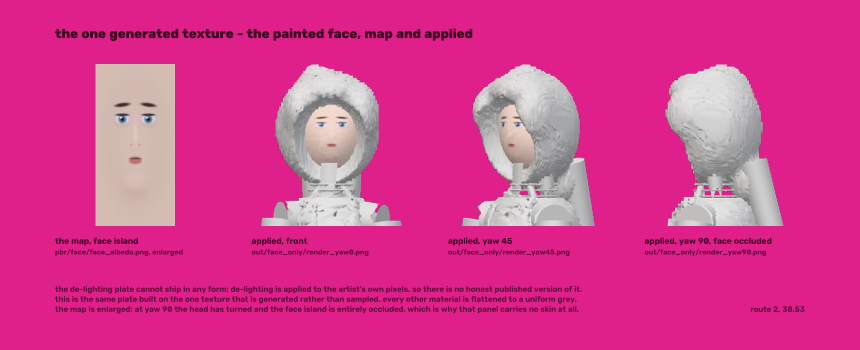
#> input picture images/board-painted-face.png, 1720 x 700 px, given in place of images, which was not available (shown at 1/2 size)
$ python boots_probe.py ../../../images
#> lines starting #> are read from the running program, lines starting #| are printed output that depends on the picture; after the words box and inside, x2 and y2 are one past the last pixel; in counts of white or black regions, pixels touching at a corner belong together; pictures that were not available may be replaced by others from this repository, and a replacement may not be noted
### tools/silhouette.py
"""Silhouette normalisation, run decomposition and shape metrics.

Shared by ``tools/compare.py``.  Nothing in here knows about renders or
reference panels -- it all works on a boolean mask and, optionally, the BGR
image behind it.

Everything downstream lives in one fixed canvas so that a pixel is the same
physical size in every view and in every round:

    figure height  = FIG_H px, always
    sole row       = BASE_Y - 1
    horizontal     = the mask's own centroid placed on CENTER_X

so a length reported in px is directly a permille of the figure's height, and
``pct`` in this module always means *percent of the figure height*.
"""
import os

import cv2
import numpy as np

CANVAS_W = 768
CANVAS_H = 1200
FIG_H = 1024
BASE_Y = 1104            # exclusive bottom of the figure bbox in canvas rows
CENTER_X = CANVAS_W // 2
TOP_Y = BASE_Y - FIG_H   # 80

# t is the height fraction of the figure: 0 at the soles, 1 at the very top.
T_ROWS = (BASE_Y - 1 - np.arange(CANVAS_H)) / float(FIG_H - 1)


# --------------------------------------------------------------------------
# loading and matte cleanup
# --------------------------------------------------------------------------

def load_rgba(path):
    """Return (bgr uint8, alpha uint8).  Missing alpha is treated as opaque."""
    im = cv2.imread(path, cv2.IMREAD_UNCHANGED)
    if im is None:
        raise IOError("cannot read %s" % path)
    if im.ndim == 2:
        im = cv2.cvtColor(im, cv2.COLOR_GRAY2BGR)
    if im.shape[2] == 3:
        return im, np.full(im.shape[:2], 255, np.uint8)
    return np.ascontiguousarray(im[:, :, :3]), np.ascontiguousarray(im[:, :, 3])


def clean_mask(alpha, thresh=127, speck_frac=0.004, hole_frac=6e-4):
    """Threshold an alpha channel and report -- never hide -- what was fixed.

    The reference mattes carry JPEG pin-holes inside the braids and the odd
    speck of backdrop.  Both are removed here because they are certainly not
    geometry, but the amount removed is returned so ``compare.py`` can print it
    and so the IoU ceiling it implies stays visible.
    """
    m = (alpha > thresh).astype(np.uint8)
    info = {"fg_px": int(m.sum()), "speck_px": 0, "speck_n": 0,
            "hole_px": 0, "hole_n": 0, "kept_components": 0}
    if info["fg_px"] == 0:
        return m.astype(bool), info

    n, lab, st, _ = cv2.connectedComponentsWithStats(m, 8)
    if n > 1:
        areas = st[1:, cv2.CC_STAT_AREA]
        big = areas.max()
        keep = np.zeros(n, bool)
        keep[1:] = areas >= speck_frac * big
        info["speck_n"] = int((~keep[1:]).sum())
        info["speck_px"] = int(areas[~keep[1:]].sum())
        info["kept_components"] = int(keep[1:].sum())
        m = keep[lab].astype(np.uint8)

    # Interior holes.  A hole that is *large* is real -- the triangle between a
    # relaxed arm and the ribs is enclosed background -- so only pin-holes are
    # filled.
    inv = (1 - m).astype(np.uint8)
    n2, lab2, st2, _ = cv2.connectedComponentsWithStats(inv, 4)
    border = np.zeros(n2, bool)
    for row in (lab2[0], lab2[-1], lab2[:, 0], lab2[:, -1]):
        border[np.unique(row)] = True
    lim = max(24.0, hole_frac * m.sum())
    fill = np.zeros(n2, bool)
    for i in range(1, n2):
        if not border[i] and st2[i, cv2.CC_STAT_AREA] <= lim:
            fill[i] = True
    if fill.any():
        sel = fill[lab2]
        info["hole_n"] = int(fill.sum())
        info["hole_px"] = int(sel.sum())
        m[sel] = 1
    return m.astype(bool), info


# --------------------------------------------------------------------------
# normalisation
# --------------------------------------------------------------------------

def bbox_of(mask):
    ys, xs = np.nonzero(mask)
    if ys.size == 0:
        return None
    return int(xs.min()), int(ys.min()), int(xs.max()) + 1, int(ys.max()) + 1


def normalize(mask, bgr=None):
    """Scale the silhouette to FIG_H tall, drop it on the fixed canvas.

    Height, not area or width, sets the scale: the braids and the A-pose make
    width unreliable, but the figure stands on the floor in every panel and the
    top of the head is unambiguous.  The horizontal anchor is the silhouette's
    own centroid (steadier than the bbox centre, which one splayed braid can
    drag 20 px), and the vertical anchor is the soles.
    """
    box = bbox_of(mask)
    if box is None:
        return None
    x0, y0, x1, y1 = box
    src_h, src_w = y1 - y0, x1 - x0
    scale = FIG_H / float(src_h)
    new_w = max(1, int(round(src_w * scale)))

    crop = mask[y0:y1, x0:x1].astype(np.float32)
    small = cv2.resize(crop, (new_w, FIG_H), interpolation=cv2.INTER_AREA)
    sm = small >= 0.5
    if not sm.any():                       # degenerate sliver
        sm = small > 0.0
    ys, xs = np.nonzero(sm)
    cx = xs.mean()
    ox = int(round(CENTER_X - cx))

    out = np.zeros((CANVAS_H, CANVAS_W), bool)
    dx0, dx1 = ox, ox + new_w
    sx0, sx1 = 0, new_w
    if dx0 < 0:
        sx0, dx0 = -dx0, 0
    if dx1 > CANVAS_W:
        sx1 -= dx1 - CANVAS_W
        dx1 = CANVAS_W
    if sx1 > sx0:
        out[TOP_Y:BASE_Y, dx0:dx1] = sm[:, sx0:sx1]

    rgb = None
    if bgr is not None:
        c = bgr[y0:y1, x0:x1]
        cs = cv2.resize(c, (new_w, FIG_H), interpolation=cv2.INTER_AREA)
        rgb = np.zeros((CANVAS_H, CANVAS_W, 3), np.uint8)
        if sx1 > sx0:
            rgb[TOP_Y:BASE_Y, dx0:dx1] = cs[:, sx0:sx1]

    return {
        "mask": out,
        "rgb": rgb,
        "scale": float(scale),
        "src_bbox": [x0, y0, x1, y1],
        "src_size": [int(src_w), int(src_h)],
        "aspect": float(src_w) / float(src_h),
        "offset_x": int(ox),
        "clipped": bool(sx0 > 0 or sx1 < new_w),
    }


# [118 lines left out: functions shift, iou_of, _iou_shift, coarse_fit, self_mirror_iou, refine_offset, not called in this run]


# --------------------------------------------------------------------------
# run decomposition
# --------------------------------------------------------------------------

def runs_of(mask):
    """Every horizontal run as parallel arrays (row, x0, x1_exclusive)."""
    H, W = mask.shape
    p = np.zeros((H, W + 2), np.int8)
    p[:, 1:-1] = mask
    d = np.diff(p, axis=1)
    sr, sc = np.nonzero(d == 1)
    er, ec = np.nonzero(d == -1)
    return sr, sc, ec


def row_stats(mask):
    """Per-row extent, largest run, total material and run count."""
    H, W = mask.shape
    sr, sc, ec = runs_of(mask)
    w = (ec - sc).astype(np.int32)
    st = {
        "nrun": np.bincount(sr, minlength=H).astype(np.int32),
        "sum_w": np.bincount(sr, weights=w, minlength=H).astype(np.float32),
        "full_x0": np.zeros(H, np.int32), "full_x1": np.zeros(H, np.int32),
        "core_x0": np.zeros(H, np.int32), "core_x1": np.zeros(H, np.int32),
        "full_w": np.zeros(H, np.float32), "core_w": np.zeros(H, np.float32),
        "_runs": (sr, sc, ec, w),
    }
    if sr.size == 0:
        return st
    first = np.nonzero(np.diff(sr, prepend=-1) != 0)[0]
    last = np.nonzero(np.diff(sr, append=-1) != 0)[0]
    st["full_x0"][sr[first]] = sc[first]
    st["full_x1"][sr[last]] = ec[last]
    st["full_w"] = (st["full_x1"] - st["full_x0"]).astype(np.float32)

    order = np.lexsort((w, sr))
    sr2, sc2, ec2, w2 = sr[order], sc[order], ec[order], w[order]
    big = np.nonzero(np.diff(sr2, append=-1) != 0)[0]
    st["core_x0"][sr2[big]] = sc2[big]
    st["core_x1"][sr2[big]] = ec2[big]
    st["core_w"][sr2[big]] = w2[big]
    st["_core_idx"] = order[big]
    return st


# [50 lines left out: functions _mask_from_runs, core_mask, debraid_mask, debraid_stats, not called in this run]


# --------------------------------------------------------------------------
# width profiles
# --------------------------------------------------------------------------

def band_edges(nbands):
    return np.linspace(0.0, 1.0, nbands + 1)


def band_centres(nbands):
    e = band_edges(nbands)
    return 0.5 * (e[:-1] + e[1:])


def _fig_rows():
    """Canvas rows covering the figure, ordered bottom (t=0) to top (t=1)."""
    return np.arange(BASE_Y - 1, TOP_Y - 1, -1)


# [41 lines left out: functions width_profile, row_series, _smooth, not called in this run]


# --------------------------------------------------------------------------
# landmarks
# --------------------------------------------------------------------------

# Priors are the *search windows*, not the answers.  They come from
# spec/jinx.json heights divided by the 1.72 m figure height, opened up wide
# enough that a badly proportioned render still lands inside them.
PRIOR = {
    "shoulder": (0.70, 0.885),
    "waist":    (0.60, 0.780),
    "hip":      (0.45, 0.680),
    "crotch":   (0.40, 0.640),
    "knee":     (0.25, 0.430),
    "ankle":    (0.05, 0.170),
}

LANDMARK_ORDER = ["head_top", "chin", "neck", "shoulder", "waist", "hip",
                  "crotch", "knee", "ankle", "sole"]


def _idx(t):
    return int(round(np.clip(t, 0.0, 1.0) * (FIG_H - 1)))


def _t(i):
    return float(np.clip(i, 0, FIG_H - 1)) / (FIG_H - 1)


# [28 lines left out: function _extremum, not called in this run]


def _argmin_band(a, lo, hi):
    return _extremum(a, lo, hi, "min")


def _argmax_band(a, lo, hi):
    return _extremum(a, lo, hi, "max")


# [153 lines left out: functions landmarks, contour_of, not called in this run]


def distance_to(mask_contour):
    src = np.where(mask_contour, 0, 255).astype(np.uint8)
    return cv2.distanceTransform(src, cv2.DIST_L2, 3)


# [106 lines left out: functions contour_metrics, overlap_metrics, hungarian, not called in this run]

### jinx3js/tools/probes/boots_probe.py
"""boots_probe -- per-row run decomposition of a silhouette, in metres.

Normalises exactly the way tools/silhouette.py does (figure scaled to FIG_H,
soles on BASE_Y-1, centroid on CENTER_X), then prints, for each requested
height above the floor, every horizontal run as [x0, x1] in metres measured
from the silhouette centroid, plus the run widths.

    python out/boots_probe.py ref/views/clay_0.png --ys 0.02 0.04 ... 0.32
"""
import argparse
import os
import sys

import numpy as np

HERE = os.path.dirname(os.path.abspath(__file__))
sys.path.insert(0, os.path.join(os.path.dirname(HERE), "tools"))
import silhouette as S                                       # noqa: E402

FIG_M = 1.72


def load(path):
    bgr, a = S.load_rgba(path)
    m, _ = S.clean_mask(a)
    n = S.normalize(m, bgr)
    return n["mask"]


def main():
    ap = argparse.ArgumentParser()
    ap.add_argument("images", nargs="+")
    ap.add_argument("--ys", type=float, nargs="*", default=None)
    ap.add_argument("--y0", type=float, default=0.00)
    ap.add_argument("--y1", type=float, default=0.34)
    ap.add_argument("--step", type=float, default=0.02)
    ap.add_argument("--height", type=float, default=FIG_M)
    args = ap.parse_args()

    ys = args.ys
    if not ys:
        n = int(round((args.y1 - args.y0) / args.step)) + 1
        ys = [args.y0 + i * args.step for i in range(n)]

    px_per_m = (S.FIG_H - 1) / args.height

    for path in args.images:
        mask = load(path)
#> in load_rgba, im is the input picture: shape (700, 1720, 3); mean B, G, R 143.8, 58.9, 214.7
#> in load, `bgr, a = S.load_rgba(path)`: a: shape (700, 1720); every value is 255
#> in clean_mask, `m = (alpha > thresh).astype(np.uint8)`: m: shape (700, 1720); every value is 1
#> in clean_mask, `info = {"fg_px": int(m.sum()), "speck_px": 0, "speck_n": 0, "hole_px":..`: info = {'fg_px': 1204000, 'speck_px': 0, 'speck_n': 0, 'hole_px': 0, 'hole_n': 0, 'kept_components': 0}
#> in clean_mask, `n, lab, st, _ = cv2.connectedComponentsWithStats(m, 8)`: lab: shape (700, 1720) int32; every value is 1
#> in clean_mask, `n, lab, st, _ = cv2.connectedComponentsWithStats(m, 8)`: n = 2; st = [[-1, 2147483647, 0, 0, 0], [0, 0, 1720, 700, 1204000]]
#> in clean_mask, `areas = st[1:, cv2.CC_STAT_AREA]`: areas = [1204000]
#> in clean_mask, `big = areas.max()`: big = 1204000
#> in clean_mask, `inv = (1 - m).astype(np.uint8)`: inv: shape (700, 1720); every value is 0
#> in clean_mask, `n2, lab2, st2, _ = cv2.connectedComponentsWithStats(inv, 4)`: lab2: shape (700, 1720) int32; every value is 0
#> in clean_mask, `n2, lab2, st2, _ = cv2.connectedComponentsWithStats(inv, 4)`: n2 = 1; st2 = [[0, 0, 1720, 700, 1204000]]
#> the loop in clean_mask, `for row in (lab2[0], lab2[-1], lab2[:, 0], lab2[:, -1]):` made 4 passes
#> after the loop in clean_mask, `for row in (lab2[0], lab2[-1], lab2[:, 0], lab2[:, -1]):`: border = [True]
#> in clean_mask, `lim = max(24.0, hole_frac * m.sum())`: lim = 722.4
#> in normalize, `box = bbox_of(mask)`: box = (0, 0, 1720, 700)
#> in normalize, `x0, y0, x1, y1 = box`: x0 = 0; x1 = 1720; y1 = 700
#> in normalize, `src_h, src_w = y1 - y0, x1 - x0`: src_w = 1720
#> in normalize, `scale = FIG_H / float(src_h)`: scale = 1.46
#> in normalize, `new_w = max(1, int(round(src_w * scale)))`: new_w = 2516
#> in normalize, `crop = mask[y0:y1, x0:x1].astype(np.float32)`: crop: shape (700, 1720) float32; every value is 1
#> in normalize, `small = cv2.resize(crop, (new_w, FIG_H), interpolation=cv2.INTER_AREA)`: small: shape (1024, 2516) float32; every value is 1
#> in normalize, `sm = small >= 0.5`: sm: shape (1024, 2516) bool; every value is 1
#> in normalize, `cx = xs.mean()`: cx = 1257.5
#> in normalize, `ox = int(round(CENTER_X - cx))`: ox = -874
#> in normalize, `dx0, dx1 = ox, ox + new_w`: dx1 = 1642
#> in normalize, `sx0, sx1 = 0, new_w`: sx0 = 0; sx1 = 2516
#> in normalize, `sx0, dx0 = -dx0, 0`: sx0 = 874; dx0 = 0
#> in normalize, `sx1 -= dx1 - CANVAS_W`: sx1 = 1642
#> in normalize, `out[TOP_Y:BASE_Y, dx0:dx1] = sm[:, sx0:sx1]`:
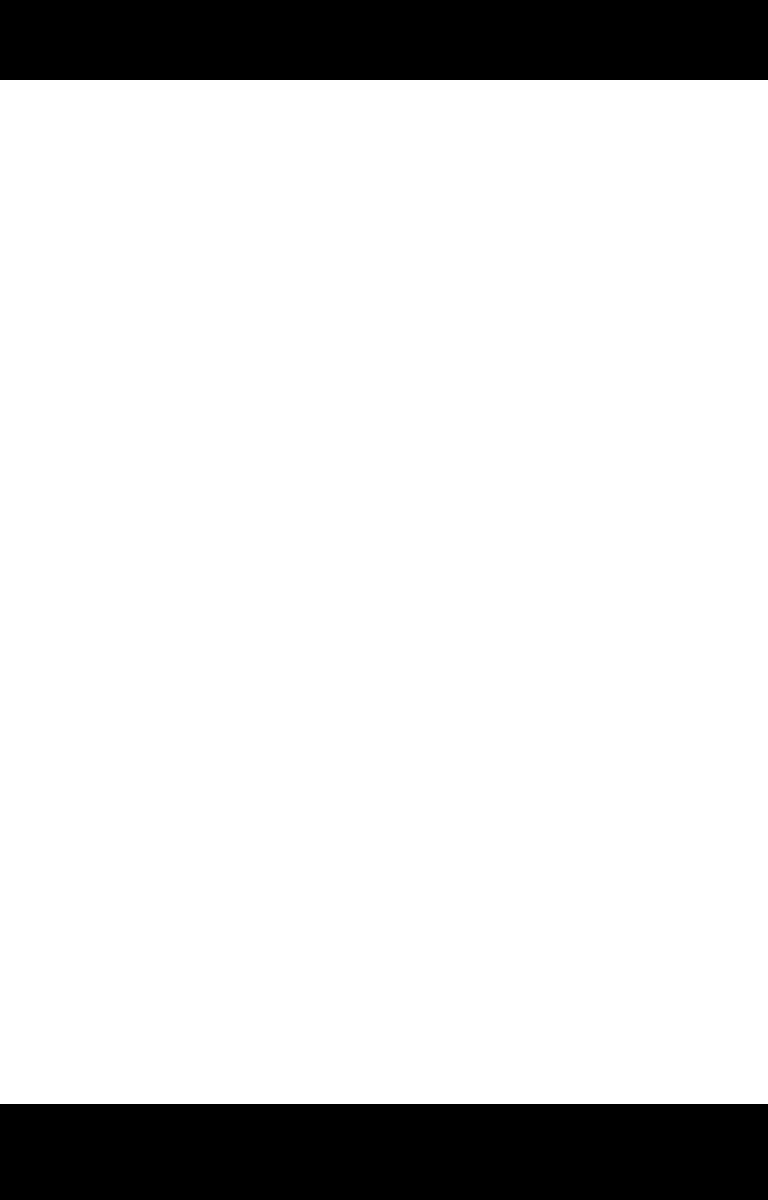
#> out: shape (1200, 768) bool; 85.3% white; 2 black regions, box (x1, y1, x2, y2) and area: (0, 1104, 768, 1200) 73728, (0, 0, 768, 80) 61440
#> in normalize, `rgb[TOP_Y:BASE_Y, dx0:dx1] = cs[:, sx0:sx1]`:
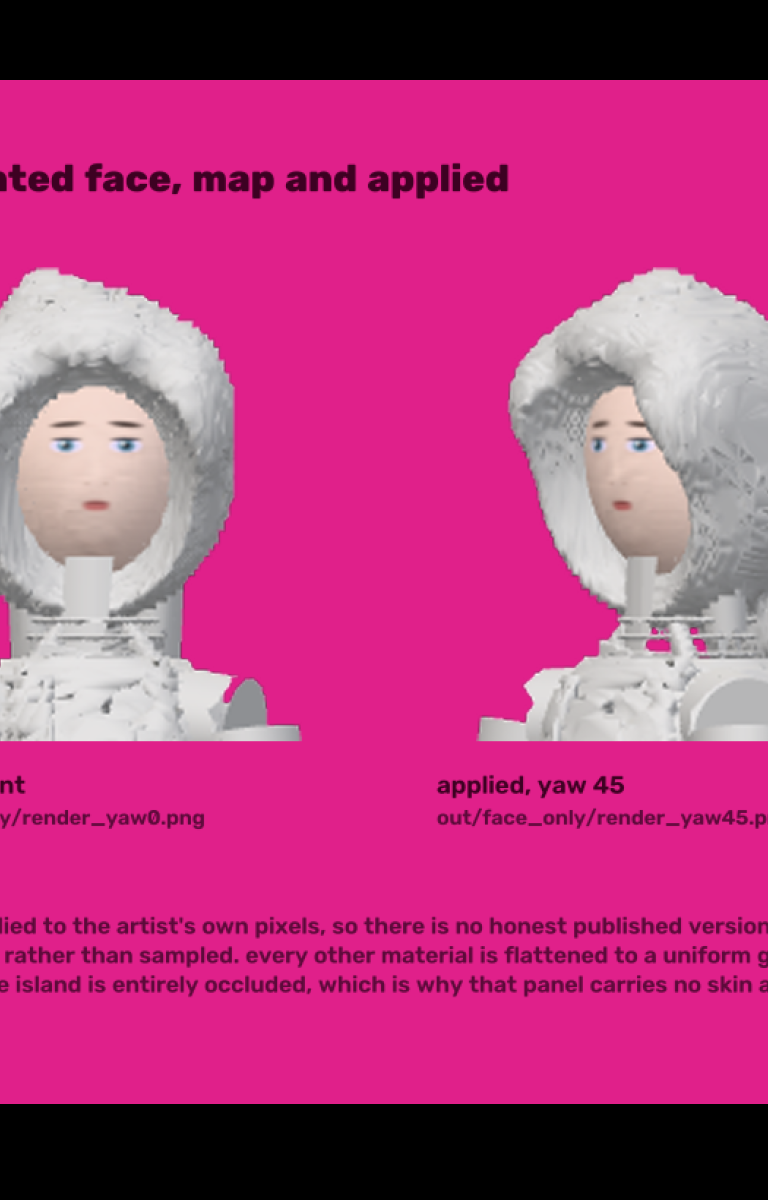
#> rgb: shape (1200, 768, 3); mean B, G, R 125.1, 59.5, 179.6
#> in load, `n = S.normalize(m, bgr)`: n = 8 items
        st = S.row_stats(mask)
#> in runs_of, `p[:, 1:-1] = mask`:
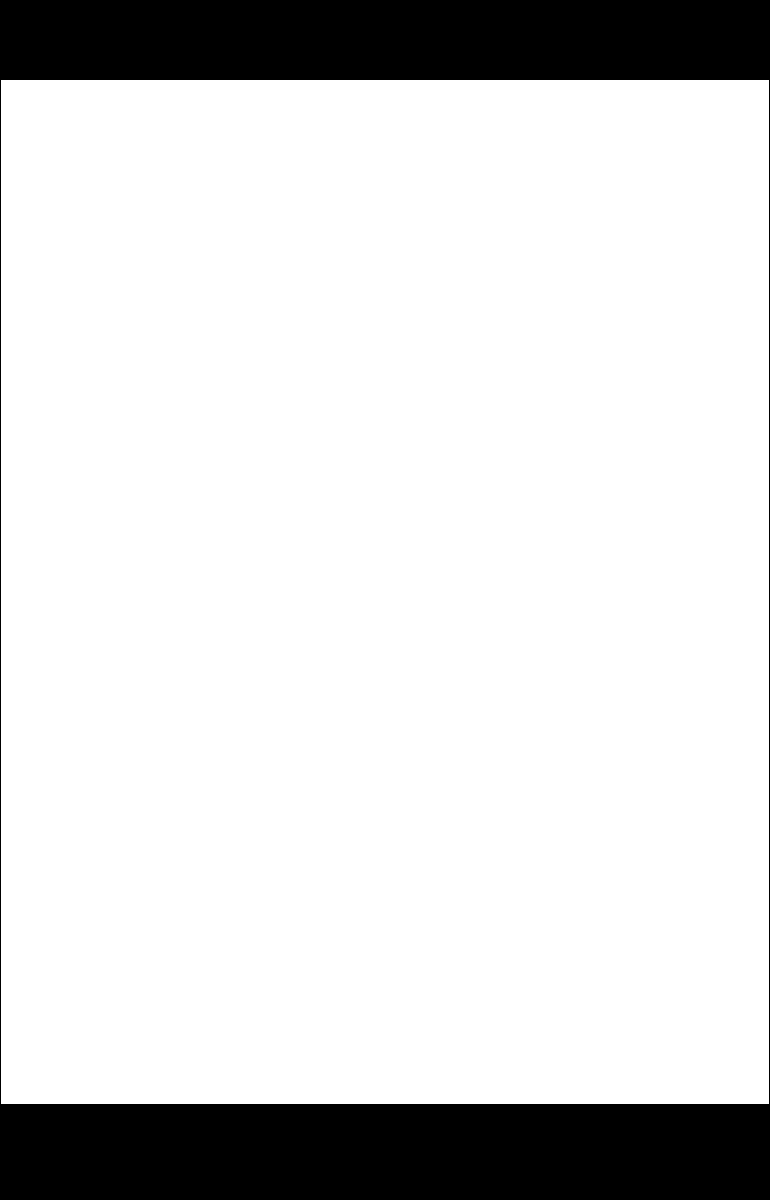
#> p: shape (1200, 770) int8; values 0 (black) and 1 (white), 85.1% white; 1 black region, box (x1, y1, x2, y2) and area: (0, 0, 770, 1200) 137568
#> in runs_of, `d = np.diff(p, axis=1)`:
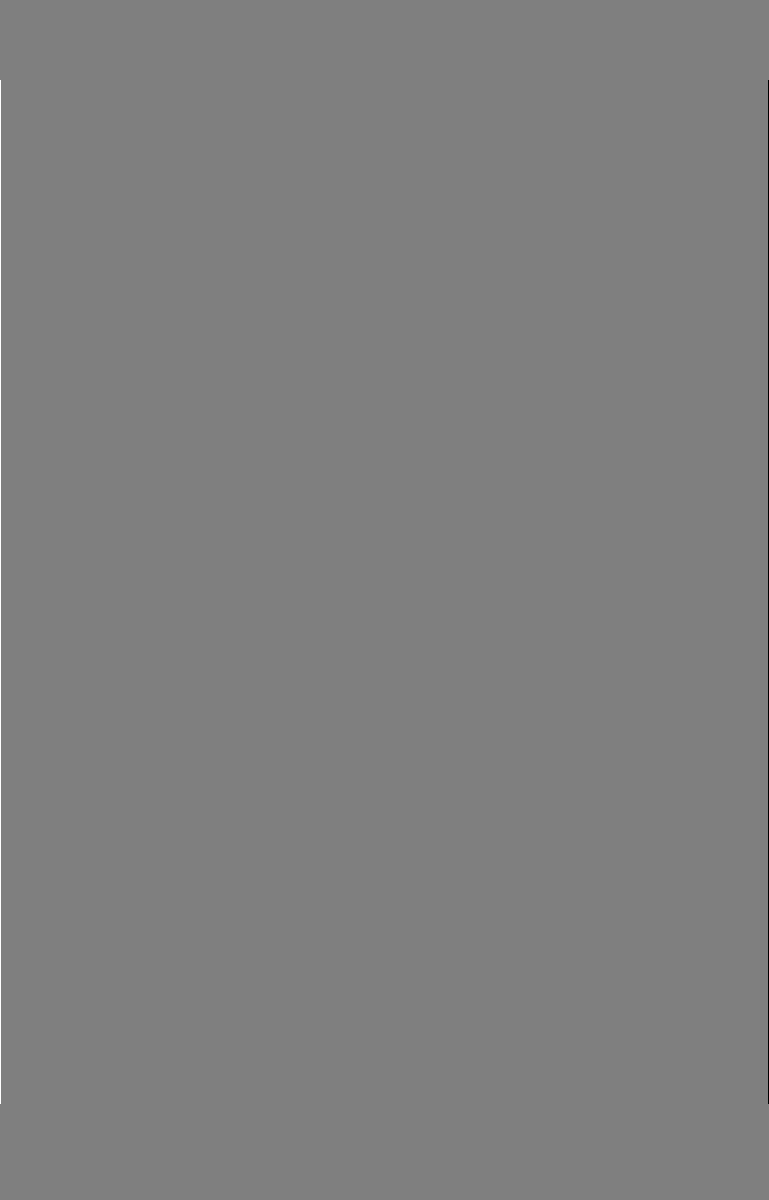
#> d: shape (1200, 769) int8; min -1, max 1, mean 0; drawn with min black and max white
#> in runs_of, `sr, sc = np.nonzero(d == 1)`: sr = 1024 values from 80 to 1103; sc = 1024 values from 0 to 0
#> in runs_of, `er, ec = np.nonzero(d == -1)`: er = 1024 values from 80 to 1103; ec = 1024 values from 768 to 768
#> in row_stats, `sr, sc, ec = runs_of(mask)`: sr = 1024 values from 80 to 1103; sc = 1024 values from 0 to 0; ec = 1024 values from 768 to 768
#> in row_stats, `first = np.nonzero(np.diff(sr, prepend=-1) != 0)[0]`: first = 1024 values from 0 to 1023
#> in row_stats, `sr2, sc2, ec2, w2 = sr[order], sc[order], ec[order], w[order]`: sr2 = 1024 values from 80 to 1103; sc2 = 1024 values from 0 to 0; ec2 = 1024 values from 768 to 768
#> in row_stats, `big = np.nonzero(np.diff(sr2, append=-1) != 0)[0]`: big = 1024 values from 0 to 1023
#> st = 10 items
        sr, sc, ec, w = st["_runs"]
#> sr = 1024 values from 80 to 1103; sc = 1024 values from 0 to 0; ec = 1024 values from 768 to 768; w = 1024 values from 768 to 768
        print("== %s" % path)
        print("   %6s %6s  %-52s %s" % ("y(m)", "full", "runs [x0,x1] m", "widths m"))
        for y in ys:
            row = int(round(S.BASE_Y - 1 - y * px_per_m))
            if row < 0 or row >= mask.shape[0]:
                continue
            sel = sr == row
            if not sel.any():
                print("   %6.3f  ---" % y)
                continue
            xs0 = sc[sel]
            xs1 = ec[sel]
            order = np.argsort(xs0)
            xs0, xs1 = xs0[order], xs1[order]
            segs = " ".join("[%+.3f,%+.3f]" % ((a - S.CENTER_X) / px_per_m,
                                               (b - S.CENTER_X) / px_per_m)
                            for a, b in zip(xs0, xs1))
            wid = " ".join("%.3f" % ((b - a) / px_per_m) for a, b in zip(xs0, xs1))
            full = (xs1.max() - xs0.min()) / px_per_m
            print("   %6.3f %6.3f  %-52s %s" % (y, full, segs, wid))
#> this loop made 18 passes
#|     0.000  1.291  [-0.646,+0.646]                                      1.291
#|     0.020  1.291  [-0.646,+0.646]                                      1.291
#|     0.040  1.291  [-0.646,+0.646]                                      1.291
#|     0.060  1.291  [-0.646,+0.646]                                      1.291
#|     0.080  1.291  [-0.646,+0.646]                                      1.291
#|     0.100  1.291  [-0.646,+0.646]                                      1.291
#|     0.120  1.291  [-0.646,+0.646]                                      1.291
#|     0.140  1.291  [-0.646,+0.646]                                      1.291
#> (further printed lines are left out)
        print()


if __name__ == "__main__":
    main()
